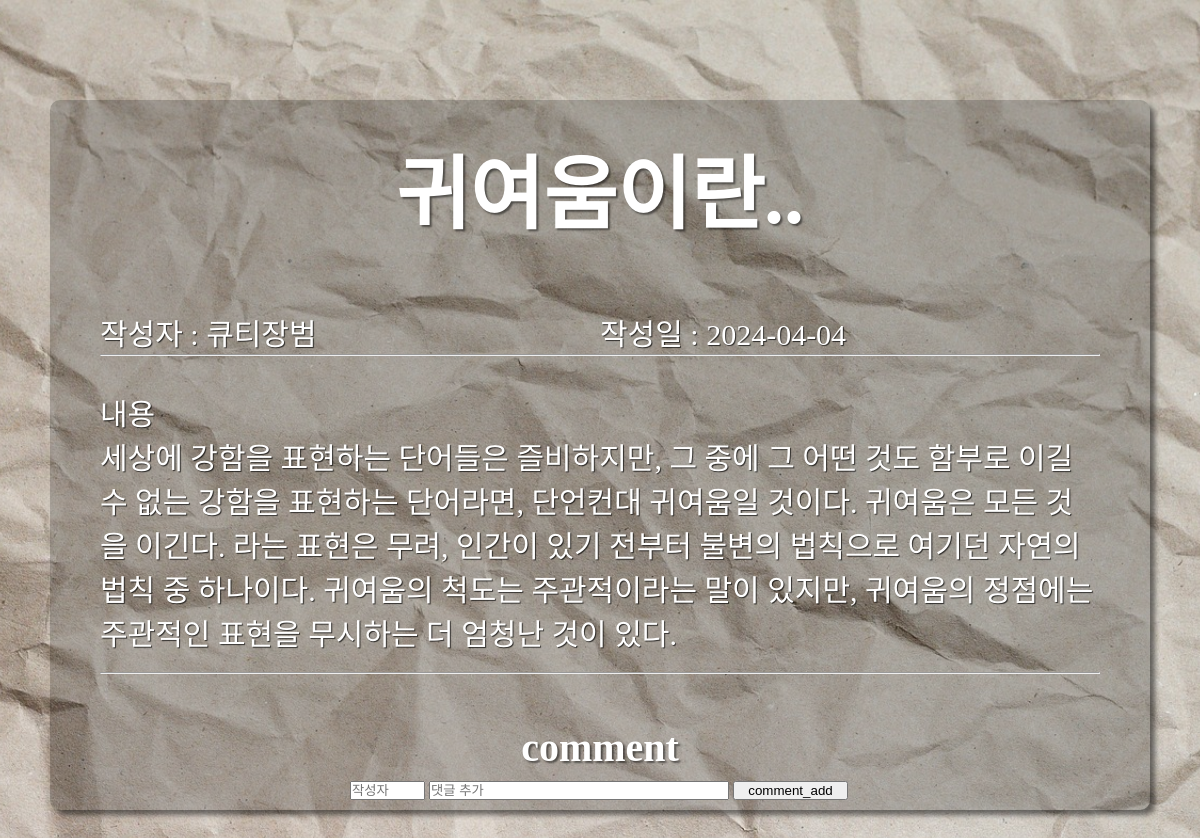
/comment_add/2, run on the app's committed database.
### app.py (models this page shows)
class Post(db.Model):
    id = db.Column(db.Integer, primary_key=True)
    username = db.Column(db.String, nullable=False)
    subject = db.Column(db.String, nullable=False)
    content = db.Column(db.Text(), nullable=False)
    create_date = db.Column(db.DateTime(), nullable=False)

### app.py (the view)
@app.route('/comment_add/<int:post_id>')
def comment_add(post_id):
    post = Post.query.get(post_id)
    answer = Answer.query.filter(Answer.post_id == post_id).all()
    return render_template('post.html', post=post, answer=answer)

### templates/post.html (shortened to what this page needs)
<!DOCTYPE html>
<html lang="en">
<head>
</head>
<body>
	<div class="main">
		<h2>{{ post.subject }}</h2>
		<div>
			<div class="post_data">
				<br>
				<div class="us_da">
					<p>작성자 : {{ post.username }}</p>
					<p>작성일 : {{ post.create_date.strftime('%Y-%m-%d')}}</p>
				</div>
				<hr>
				<br>
				<div class="">
					<p> 내용 </p>
					<p>{{ post.content }}</p>
				</div>
			</div>
			<br>
			<hr>
			<h3>comment</h3>
			<div class="div_comment">
				<ul>
					<div class="comment_add">
						<form action="{{ url_for('comment_add_button', post_id=post.id)}}" method="GET">
							<input type="text" name="username" placeholder="작성자">
							<input type="text" name="content" placeholder="댓글 추가">
							<button type="submit" class="comment_button">comment_add</button>
						</form>
					</div>
			</div>
		</div>
	</div>
</body>
</html>

### templates/post.html (style rules this page uses)
body { margin: 0; padding: 0; display: flex; justify-content: center; align-items: center; flex-direction: column; background-image: url("/static/paper-3155438_1280.jpg"); background-size: cover; background-position: center; }
* { margin: 0; padding: 0; box-sizing: border-box; }
.main h2 { margin: 30px 0; font-size: 80px; color: white; text-shadow: 2px 2px 2px rgba(0, 0, 0, 0.5); text-decoration: none; }
.main h3 { margin-top: 50px; font-size: 40px; color: white; text-shadow: 2px 2px 2px rgba(0, 0, 0, 0.5); text-align: center; }
.main { margin: 100px; display: flex; flex-direction: column; align-items: center; background-color: rgba(0, 0, 0, 0.2); border-radius: 10px; box-shadow: 5px 5px 5px rgba(0, 0, 0, 0.5); width: 1100px; }
.us_da { display: flex; justify-content: space-between; }
.post_data { width: 1000px; font-family: 'InkLipquid'; font-size: 30px; font: bold; color: white; text-shadow: 1px 1px 1px rgba(0, 0, 0, 0.7); }
.post_data p { width: 100%; }
.comment, li, h3, .comment_add, .comment_search { width: 500px; margin: 10px auto; }
ul { list-style: none; }
.comment_add form :first-child { width: 15%; }
.comment_add form :nth-child(2) { width: 60%; }
.comment_add button, .comment_search button { width: calc(25% - 10px) }

### data on the page
Post: subject "귀여움이란..", username "큐티장범", create_date "2024-04-04", content "세상에 강함을 표현하는 단어들은 즐비하지만, 그 중에 그 어떤 것도 함부로 이길 수 없는 강함을 표현하는 단어라면, 단언컨대 귀여움일 것이다. 귀여움은 모든 것을 이긴다. 라는 표현은 무려, 인간이 있기 전부터 불변의 법칙으로 여기던 자연의 법칙 중 하나이다. 귀여움의 척도는 주관적이라는 말이 있지만, 귀여움의 정점에는 주관적인 표현을 무시하는 더 엄청난 것이 있다."
